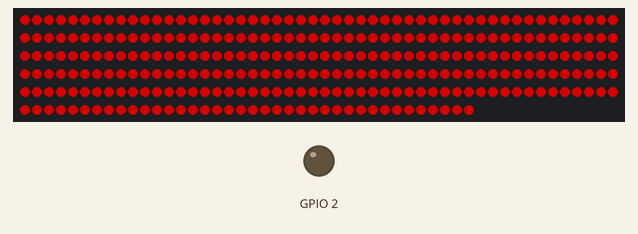
Recording of a sketch running on a simulated ESP8266 (NodeMCU). On the bench: 288 RGB LEDs in strip order, left to right, continuing on the next row, output pins drawn as LEDs (lit = HIGH). Dim RGB values are drawn brighter than linear; WiFi joins after 1.5 s; servers stay silent unless stated; what the sketch prints to the serial monitor is not drawn.

Above: at 2.1 s.
Timing chart, 0 to 3.6 s (numbered marks = the images above):
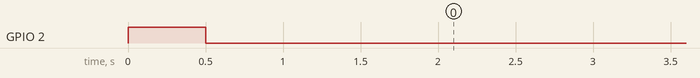

The sketch:

nodemcu_RC_lights_anim.ino
```cpp
/*

 Remote Controlled NeoPixel lights

 This program will run a strand of NeoPixel lights, and turn them on and off at
 at a set time of day and night. Time is updated via NTP over wifi.

 NTP functions from ESP example, by Michael Margolis/Tom Igoe/Ivan Grokhotkov.

 NeoPixel functions are from the NeoPixelBus library, for the ESP8266/NodeMCU.

 */

#include <ESP8266WiFi.h>
#include "esp_ntp.h"

#define INCLUDE_NEO_KHZ400_SUPPORT
#include <NeoPixelBus.h>
#include <NeoPixelAnimator.h>

////////////////// Function Prototypes ////////////////////
// NeoPixels//
RgbColor Wheel(byte WheelPos);
void rainbowCycle(uint8_t wait);
// inits //
void initWifi();
void DrawInitialRainbow();
void LoopAnimUpdate(const AnimationParam& param);

//////////////////// Global Variables //////////////////////
// NTP //
char ssid[] = "ultragenesis"; //  your network SSID (name)
char pass[] = "privatewifi2240"; // your network password

// A UDP instance to let us send and receive packets over UDP
//extern WiFiUDP udp;

/////////////////////////////////////////////////////////////

///////////////////// Neopixels setup ///////////////////////
//Neopixel setup
const uint16_t PixelCount = 144*2;
const uint8_t PixelPin = D9; // For RX0 / DMADriven branch
const uint16_t AnimCount = 1; // we only need one

NeoPixelBus<NeoGrbFeature, NeoEsp8266Dma400KbpsMethod> strip(PixelCount, PixelPin);
//NeoPixelBus strip = NeoPixelBus(pixelCount, pixelPin, NEO_GRB | NEO_KHZ400);
//NeoPixelBus strip = NeoPixelBus(pixelCount, pixelPin);
//NeoPixelBus strip = NeoPixelBus(pixelCount, pixelPin, NEO_RGB); //Alternate color order
NeoPixelAnimator animations(AnimCount); // NeoPixel animation management object

//Some pre-defined colors
#define colorSaturation 128
RgbColor red = RgbColor(colorSaturation, 0, 0);
RgbColor green = RgbColor(0, colorSaturation, 0);
RgbColor blue = RgbColor(0, 0, colorSaturation);
RgbColor white = RgbColor(colorSaturation);
RgbColor black = RgbColor(0);

//HslColor hslRed(red);
//HslColor hslGreen(green);
//HslColor hslBlue(blue);
//HslColor hslWhite(white);
//HslColor hslBlack(black);
////////////////////////////////////////////////////////////

bool lightsOn = false;
bool ntpValid = false;

void setup() {
    Serial.begin(115200);
    Serial.println();
    Serial.println();

    pinMode(BUILTIN_LED, OUTPUT); // Initialize the BUILTIN_LED pin as an output
    digitalWrite(BUILTIN_LED, HIGH); //Board LED on then off, to indicate bootup
    delay(500);
    digitalWrite(BUILTIN_LED, LOW);

    initWifi(); //wifi start & connect
    ntpStart(); //Setup NTP functions

    strip.Begin(); //Start the NeoPixel strip

    Serial.println("\n\nSetting strip to all RED ...\n\n");
    // this resets all the neopixels to an red state, to show startup
    for (int i = 0; i < PixelCount; i++) {
        strip.SetPixelColor(i, red);
    }
    //strip.ClearTo(red); //this might be causing problems
    strip.Show();
    delay(1000); //1 sec delay on all-red bootup, as indicator

    ntpValid = doNTPupdate(); //Do an NTP update on startup

    // we use the index 0 animation to time how often we rotate all the pixels
    animations.StartAnimation(0, 10, LoopAnimUpdate);
}

void initWifi(){
    // We start by connecting to a WiFi network
    Serial.print("Connecting to ");
    Serial.println(ssid);
    WiFi.begin(ssid, pass);

    while (WiFi.status() != WL_CONNECTED) {
        delay(500);
        Serial.print(".");
    }
    Serial.println("");

    Serial.println("WiFi connected");
    Serial.println("IP address: ");
    Serial.println(WiFi.localIP());
}

//On and Off times for lights
clockTime onTime = {.hours = (6 + 12), .minutes = 01, .seconds = 0}; //6:01 PM
clockTime offTime = {.hours = 1, .minutes = 30, .seconds = 0}; //1:30 AM


void loop() {
    //Serial.println("Starting loop()");

    animations.UpdateAnimations();
    strip.Show();

    clockTime lastNTP;
    getCurrTime(&lastNTP);

    uint32_t millis_since_update = millis() - lastNTP.updateTimeMillis;
    if( millis_since_update >= 30000u ){
      Serial.println("Doing NTP update ...");
      ntpValid = doNTPupdate();
    }

    if (ntpValid) { // Only check time if the percieved time is valid

        //Convert to seconds from midnight for easy comparisons
        unsigned long onTimeAsSeconds = ct_to_day_seconds(onTime);
        unsigned long offTimeAsSeconds = ct_to_day_seconds(offTime);
        unsigned long currTimeAsSeconds = ct_to_day_seconds(lastNTP);

        //For debugging start/stop condition:
        //Serial.print("onTimeAsSeconds = ");
        //Serial.println(onTimeAsSeconds);
        //Serial.print("offTimeAsSeconds = ");
        //Serial.println(offTimeAsSeconds);
        //Serial.print("currTimeAsSeconds = ");
        //Serial.println(currTimeAsSeconds);

        if ((currTimeAsSeconds <= offTimeAsSeconds) || (currTimeAsSeconds >= onTimeAsSeconds)) {

            if(lightsOn == false){  //If transitioning from OFF state...
              Serial.println("Switching lights ON"); //only report if state change
              DrawInitialRainbow(); //...redraw the initial rainbow colors
              strip.Show();
              Serial.println("Did initial rainbow draw.");
            }
            lightsOn = true;
        } else {
            if(lightsOn == true){
              Serial.println("Switching lights OFF"); //only report if state change
            }
            lightsOn = false;
            strip.ClearTo(black);
            strip.Show();
            animations.StopAnimation(0);
        }
    }

    //Old
    //Pseudocode:
    // check time
    // if time is on time --> turn on
    // if time is off time --> turn off
    // if on --> rainbowcycle
    // if off --> wait 30 seconds
    //Serial.println("finishing loop()");

}


///////////// Neopixels functions ///////////////
// Slightly different, this makes the rainbow equally distributed throughout
// Input a value 0 to 255 to get a color value.
// The colours are a transition r - g - b - back to r.
RgbColor Wheel(byte WheelPos) {
    WheelPos = 255 - WheelPos;

    if (WheelPos < 85) {
        return RgbColor(255 - WheelPos * 3, 0, WheelPos * 3);
    }
    if (WheelPos < 170) {
        WheelPos -= 85;
        return RgbColor(0, WheelPos * 3, 255 - WheelPos * 3);
    }
    WheelPos -= 170;
    return RgbColor(WheelPos * 3, 255 - WheelPos * 3, 0);
}

//Draws static rainbow, using Wheel()
void DrawInitialRainbow()
{
    uint16_t i;

    for (i = 0; i < strip.PixelCount(); i++) {
        RgbColor thisCol = Wheel((i * 256 / strip.PixelCount()) & 255);
        //thisCol.Darken(128);
        //thisCol.R /= 8;
        //thisCol.G /= 8;
        //thisCol.B /= 8;
        //strip.SetPixelColor(i, thisCol.R, thisCol.G, thisCol.B);
        strip.SetPixelColor(i, thisCol);
    }
}

void LoopAnimUpdate(const AnimationParam& param)
{
    //Serial.println("Doing LoopAnimUpdate()");
    // wait for this animation to complete,
    // we are using it as a timer of sorts
    if (param.state == AnimationState_Completed)
    {
        //Serial.print("anim complete, ");
        // done, time to restart this position tracking animation/timer
        animations.RestartAnimation(param.index);
        //Serial.print("restarted, ");

        // rotate the complete strip one pixel to the right on every update
        //strip.RotateRight(1);
        strip.RotateLeft(1);
        //Serial.println("rotated");
    }
}
```

esp_ntp.cpp
```cpp
#include "esp_ntp.h"
//#include <ESP8266WiFi.h>
#include <WiFiUdp.h>

const int NTP_PACKET_SIZE = 48; // NTP time stamp is in the first 48 bytes of the message
byte packetBuffer[ NTP_PACKET_SIZE]; // buffer to hold incoming and outgoing packets

// A UDP instance to let us send and receive packets over UDP
WiFiUDP udp;


unsigned int localPort = 2390; // local port to listen for UDP packets
/* Don't hardwire the IP address or we won't get the benefits of the pool.
 *  Lookup the IP address for the host name instead */
//IPAddress timeServer(129, 6, 15, 28); // time.nist.gov NTP server
IPAddress timeServerIP; // time.nist.gov NTP server address
const char* ntpServerName = "time.nist.gov";

clockTime lastNTP;

void ntpStart() {
    Serial.println("Starting UDP");
    udp.begin(localPort);
    Serial.print("Local port: ");
    Serial.println(udp.localPort());
}

bool doNTPupdate() {
    bool ntpValid;

    //get a random server from the pool
    WiFi.hostByName(ntpServerName, timeServerIP);

    sendNTPpacket(timeServerIP); // send an NTP packet to a time server
    // wait to see if a reply is available
    delay(1000);

    int cb = udp.parsePacket();
    if (!cb) {
        Serial.println("no packet yet");
        ntpValid = false;
    } else {
        lastNTP.updateTimeMillis = millis(); //track time of update, so we can estimate time between updates

        Serial.print("packet received, length=");
        Serial.println(cb);
        // We've received a packet, read the data from it
        udp.read(packetBuffer, NTP_PACKET_SIZE); // read the packet into the buffer

        //the timestamp starts at byte 40 of the received packet and is four bytes,
        // or two words, long. First, esxtract the two words:

        unsigned long highWord = word(packetBuffer[40], packetBuffer[41]);
        unsigned long lowWord = word(packetBuffer[42], packetBuffer[43]);
        // combine the four bytes (two words) into a long integer
        // this is NTP time (seconds since Jan 1 1900):
        unsigned long secsSince1900 = highWord << 16 | lowWord;
        //Serial.print("Seconds since Jan 1 1900 = " );
        //Serial.println(secsSince1900);

        // now convert NTP time into everyday time:
        //Serial.print("Unix time = ");
        // Unix time starts on Jan 1 1970. In seconds, that's 2208988800:
        const unsigned long seventyYears = 2208988800UL;
        // subtract seventy years:
        unsigned long epoch = secsSince1900 - seventyYears;
        // print Unix time:
        //Serial.println(epoch);

        int8_t h_temp = (uint8_t) ((epoch % 86400L) / 3600);
        h_temp -= 8; //PST offset
        if (h_temp < 0) {
            h_temp += 24;
        }


        lastNTP.hours = (uint8_t) h_temp;
        ;
        lastNTP.minutes = (uint8_t) ((epoch % 3600) / 60);
        lastNTP.seconds = (uint8_t) (epoch % 60);
        ntpValid = true;

        // print the hour, minute and second:
        Serial.print("hours = ");
        Serial.println(lastNTP.hours); // print the hour (86400 equals secs per day)
        Serial.print("mins = ");
        Serial.println(lastNTP.minutes);
        Serial.print("secs = ");
        Serial.println(lastNTP.seconds);
    }

    return ntpValid;
}


// send an NTP request to the time server at the given address

unsigned long sendNTPpacket(IPAddress& address) {
    Serial.println("sending NTP packet...");
    // set all bytes in the buffer to 0
    memset(packetBuffer, 0, NTP_PACKET_SIZE);
    // Initialize values needed to form NTP request
    // (see URL above for details on the packets)
    packetBuffer[0] = 0b11100011; // LI, Version, Mode
    packetBuffer[1] = 0; // Stratum, or type of clock
    packetBuffer[2] = 6; // Polling Interval
    packetBuffer[3] = 0xEC; // Peer Clock Precision
    // 8 bytes of zero for Root Delay & Root Dispersion
    packetBuffer[12] = 49;
    packetBuffer[13] = 0x4E;
    packetBuffer[14] = 49;
    packetBuffer[15] = 52;

    // all NTP fields have been given values, now
    // you can send a packet requesting a timestamp:
    udp.beginPacket(address, 123); //NTP requests are to port 123
    udp.write(packetBuffer, NTP_PACKET_SIZE);
    udp.endPacket();
}

void getCurrTime(clockTime* ct) {
    ct->hours = lastNTP.hours;
    ct->minutes = lastNTP.minutes;
    ct->seconds = lastNTP.seconds;
    ct->updateTimeMillis = lastNTP.updateTimeMillis;
}

unsigned long ct_to_day_seconds(clockTime ct) {
    unsigned long secs = ct.hours * 3600 + ct.minutes * 60 + ct.seconds;
    return secs;
}
```

esp_ntp.h
```cpp
// Basic NTP function for ESP8266 core
// Taken from Arduino examples from ESP8266 package

#ifndef ESP_NTP_H
#define ESP_NTP_H

#include <stdint.h>
#include <ESP8266WiFi.h>
#include <WiFiUdp.h>

typedef struct {
    uint8_t hours;
    uint8_t minutes;
    uint8_t seconds;
    uint32_t updateTimeMillis;
} clockTime;

void ntpStart();
unsigned long sendNTPpacket(IPAddress& address);
bool doNTPupdate();
void getCurrTime(clockTime* ct);
unsigned long ct_to_day_seconds(clockTime ct);
#endif
```
